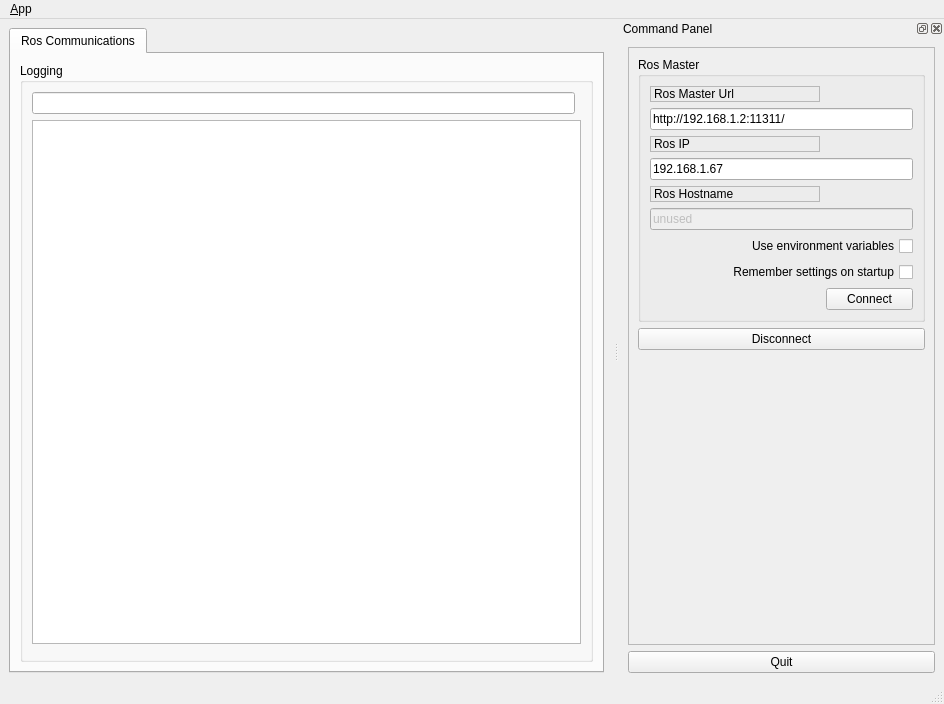
<?xml version="1.0" encoding="UTF-8"?>
<ui version="4.0">
 <class>MainWindowDesign</class>
 <widget class="QMainWindow" name="MainWindowDesign">
  <property name="geometry">
   <rect>
    <x>0</x>
    <y>0</y>
    <width>944</width>
    <height>704</height>
   </rect>
  </property>
  <property name="windowTitle">
   <string>QRosApp</string>
  </property>
  <property name="windowIcon">
   <iconset resource="../resources/images.qrc">
    <normaloff>:/images/icon.png</normaloff>:/images/icon.png</iconset>
  </property>
  <property name="locale">
   <locale language="English" country="Australia"/>
  </property>
  <widget class="QWidget" name="centralwidget">
   <layout class="QHBoxLayout">
    <item>
     <widget class="QTabWidget" name="tab_manager">
      <property name="minimumSize">
       <size>
        <width>100</width>
        <height>0</height>
       </size>
      </property>
      <property name="locale">
       <locale language="English" country="Australia"/>
      </property>
      <property name="currentIndex">
       <number>0</number>
      </property>
      <widget class="QWidget" name="tab_status">
       <attribute name="title">
        <string>Ros Communications</string>
       </attribute>
       <layout class="QVBoxLayout" name="verticalLayout_2">
        <item>
         <widget class="QGroupBox" name="groupBox_12">
          <property name="sizePolicy">
           <sizepolicy hsizetype="MinimumExpanding" vsizetype="Preferred">
            <horstretch>0</horstretch>
            <verstretch>0</verstretch>
           </sizepolicy>
          </property>
          <property name="title">
           <string>Logging</string>
          </property>
          <layout class="QGridLayout" name="gridLayout_3">
           <item row="1" column="0" colspan="2">
            <widget class="QListView" name="view_logging"/>
           </item>
           <item row="0" column="0">
            <widget class="QLineEdit" name="TEST_input"/>
           </item>
           <item row="2" column="0">
            <widget class="QwtSlider" name="Slider"/>
           </item>
          </layout>
         </widget>
        </item>
       </layout>
      </widget>
     </widget>
    </item>
   </layout>
  </widget>
  <widget class="QMenuBar" name="menubar">
   <property name="geometry">
    <rect>
     <x>0</x>
     <y>0</y>
     <width>944</width>
     <height>22</height>
    </rect>
   </property>
   <widget class="QMenu" name="menu_File">
    <property name="title">
     <string>&amp;App</string>
    </property>
    <addaction name="action_Preferences"/>
    <addaction name="separator"/>
    <addaction name="actionAbout"/>
    <addaction name="actionAbout_Qt"/>
    <addaction name="separator"/>
    <addaction name="action_Quit"/>
   </widget>
   <addaction name="menu_File"/>
  </widget>
  <widget class="QStatusBar" name="statusbar"/>
  <widget class="QDockWidget" name="dock_status">
   <property name="sizePolicy">
    <sizepolicy hsizetype="Minimum" vsizetype="Preferred">
     <horstretch>0</horstretch>
     <verstretch>0</verstretch>
    </sizepolicy>
   </property>
   <property name="minimumSize">
    <size>
     <width>325</width>
     <height>420</height>
    </size>
   </property>
   <property name="allowedAreas">
    <set>Qt::RightDockWidgetArea</set>
   </property>
   <property name="windowTitle">
    <string>Command Panel</string>
   </property>
   <attribute name="dockWidgetArea">
    <number>2</number>
   </attribute>
   <widget class="QWidget" name="dockWidgetContents_2">
    <layout class="QVBoxLayout" name="verticalLayout">
     <item>
      <widget class="QFrame" name="frame">
       <property name="sizePolicy">
        <sizepolicy hsizetype="Minimum" vsizetype="Preferred">
         <horstretch>0</horstretch>
         <verstretch>0</verstretch>
        </sizepolicy>
       </property>
       <property name="frameShape">
        <enum>QFrame::StyledPanel</enum>
       </property>
       <property name="frameShadow">
        <enum>QFrame::Raised</enum>
       </property>
       <layout class="QVBoxLayout" name="verticalLayout_3">
        <item>
         <widget class="QGroupBox" name="groupBox">
          <property name="title">
           <string>Ros Master</string>
          </property>
          <layout class="QGridLayout" name="gridLayout">
           <item row="0" column="0">
            <widget class="QLabel" name="label">
             <property name="frameShape">
              <enum>QFrame::StyledPanel</enum>
             </property>
             <property name="frameShadow">
              <enum>QFrame::Raised</enum>
             </property>
             <property name="text">
              <string>Ros Master Url</string>
             </property>
            </widget>
           </item>
           <item row="1" column="0" colspan="2">
            <widget class="QLineEdit" name="line_edit_master">
             <property name="text">
              <string>http://192.168.1.2:11311/</string>
             </property>
            </widget>
           </item>
           <item row="2" column="0">
            <widget class="QLabel" name="label_2">
             <property name="frameShape">
              <enum>QFrame::StyledPanel</enum>
             </property>
             <property name="frameShadow">
              <enum>QFrame::Raised</enum>
             </property>
             <property name="text">
              <string>Ros IP</string>
             </property>
            </widget>
           </item>
           <item row="3" column="0" colspan="2">
            <widget class="QLineEdit" name="line_edit_host">
             <property name="text">
              <string>192.168.1.67</string>
             </property>
            </widget>
           </item>
           <item row="4" column="0">
            <widget class="QLabel" name="label_3">
             <property name="frameShape">
              <enum>QFrame::StyledPanel</enum>
             </property>
             <property name="frameShadow">
              <enum>QFrame::Raised</enum>
             </property>
             <property name="text">
              <string>Ros Hostname</string>
             </property>
            </widget>
           </item>
           <item row="5" column="0" colspan="2">
            <widget class="QLineEdit" name="line_edit_topic">
             <property name="enabled">
              <bool>false</bool>
             </property>
             <property name="text">
              <string>unused</string>
             </property>
            </widget>
           </item>
           <item row="6" column="0" colspan="2">
            <widget class="QCheckBox" name="checkbox_use_environment">
             <property name="layoutDirection">
              <enum>Qt::RightToLeft</enum>
             </property>
             <property name="text">
              <string>Use environment variables</string>
             </property>
            </widget>
           </item>
           <item row="7" column="0" colspan="2">
            <widget class="QCheckBox" name="checkbox_remember_settings">
             <property name="layoutDirection">
              <enum>Qt::RightToLeft</enum>
             </property>
             <property name="text">
              <string>Remember settings on startup</string>
             </property>
            </widget>
           </item>
           <item row="8" column="0">
            <spacer name="horizontalSpacer">
             <property name="orientation">
              <enum>Qt::Horizontal</enum>
             </property>
             <property name="sizeHint" stdset="0">
              <size>
               <width>170</width>
               <height>21</height>
              </size>
             </property>
            </spacer>
           </item>
           <item row="8" column="1">
            <widget class="QPushButton" name="button_connect">
             <property name="enabled">
              <bool>true</bool>
             </property>
             <property name="sizePolicy">
              <sizepolicy hsizetype="MinimumExpanding" vsizetype="Fixed">
               <horstretch>0</horstretch>
               <verstretch>0</verstretch>
              </sizepolicy>
             </property>
             <property name="toolTip">
              <string>Set the target to the current joint trajectory state.</string>
             </property>
             <property name="statusTip">
              <string>Clear all waypoints and set the target to the current joint trajectory state.</string>
             </property>
             <property name="text">
              <string>Connect</string>
             </property>
            </widget>
           </item>
          </layout>
         </widget>
        </item>
        <item>
         <widget class="QPushButton" name="button_disconnect">
          <property name="text">
           <string>Disconnect</string>
          </property>
         </widget>
        </item>
        <item>
         <spacer name="verticalSpacer_3">
          <property name="orientation">
           <enum>Qt::Vertical</enum>
          </property>
          <property name="sizeHint" stdset="0">
           <size>
            <width>20</width>
            <height>233</height>
           </size>
          </property>
         </spacer>
        </item>
       </layout>
      </widget>
     </item>
     <item>
      <widget class="QPushButton" name="quit_button">
       <property name="sizePolicy">
        <sizepolicy hsizetype="MinimumExpanding" vsizetype="Fixed">
         <horstretch>0</horstretch>
         <verstretch>0</verstretch>
        </sizepolicy>
       </property>
       <property name="text">
        <string>Quit</string>
       </property>
      </widget>
     </item>
    </layout>
   </widget>
  </widget>
  <action name="action_Quit">
   <property name="text">
    <string>&amp;Quit</string>
   </property>
   <property name="shortcut">
    <string>Ctrl+Q</string>
   </property>
   <property name="shortcutContext">
    <enum>Qt::ApplicationShortcut</enum>
   </property>
  </action>
  <action name="action_Preferences">
   <property name="text">
    <string>&amp;Preferences</string>
   </property>
  </action>
  <action name="actionAbout">
   <property name="text">
    <string>&amp;About</string>
   </property>
  </action>
  <action name="actionAbout_Qt">
   <property name="text">
    <string>About &amp;Qt</string>
   </property>
  </action>
 </widget>
 <customwidgets>
  <customwidget>
   <class>QwtSlider</class>
   <extends>QWidget</extends>
   <header>qwt_slider.h</header>
  </customwidget>
 </customwidgets>
 <resources>
  <include location="../resources/images.qrc"/>
 </resources>
 <connections>
  <connection>
   <sender>action_Quit</sender>
   <signal>triggered()</signal>
   <receiver>MainWindowDesign</receiver>
   <slot>close()</slot>
   <hints>
    <hint type="sourcelabel">
     <x>-1</x>
     <y>-1</y>
    </hint>
    <hint type="destinationlabel">
     <x>399</x>
     <y>299</y>
    </hint>
   </hints>
  </connection>
  <connection>
   <sender>quit_button</sender>
   <signal>clicked()</signal>
   <receiver>MainWindowDesign</receiver>
   <slot>close()</slot>
   <hints>
    <hint type="sourcelabel">
     <x>859</x>
     <y>552</y>
    </hint>
    <hint type="destinationlabel">
     <x>469</x>
     <y>299</y>
    </hint>
   </hints>
  </connection>
 </connections>
</ui>
